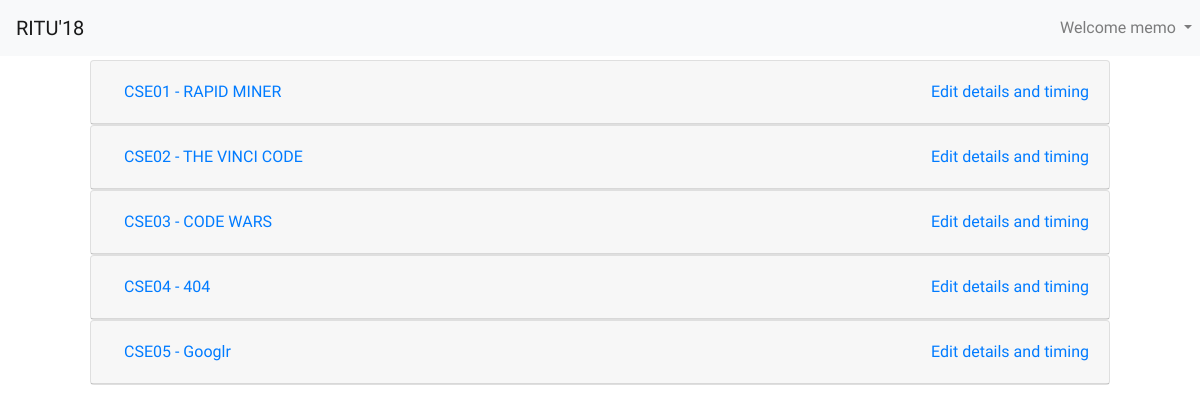
The page /admin_panel (signed in) on the database its author committed.
### EventManagement/models.py (models this page shows, shortened)
class Event(models.Model):
    name = models.CharField(max_length=255)
    code = models.CharField(max_length=10, unique=True)
    organizer = models.ForeignKey(Organizer, on_delete=models.CASCADE)
    timing = models.CharField(max_length=250,null=True)
    additional_data = models.TextField()
    amount = models.CharField(max_length=10, null=True)
    is_team_event = models.BooleanField(default=False)
    venue = models.CharField(max_length=500)

### EventManagement/views.py (the view, shortened to what this page needs)
# urls.py: path('admin_panel', views.admin_panel, name="admin_panel"),
@login_required
def admin_panel(request):
    context = {'event_list': Event.objects.all(), 'workshop_list': Workshop.objects.all(), 'user': request.user}
    if belongs_to_group(request.user, EventVolunteer.GROUP_NAME):
        event_volunteer = EventVolunteer.objects.get(user=request.user)
        context['event_volunteer'] = event_volunteer
        org_events = Event.objects.filter(organizer=event_volunteer.organizer)
        context['event_registrations'] = []
        for i, event in enumerate(org_events):
            context['event_registrations'].append({
                'code': event.code,
                'name': event.name,
                'list': []
            })
            registrations = Registration.objects.filter(event=event)
            for reg in registrations:
                context['event_registrations'][i]['list'].append({
                    'profile': reg.profile.serialize,
                    'additional_data': reg.additional_data,
                })
        org_workshops = Workshop.objects.filter(organizer=event_volunteer.organizer)
        context['workshop_registrations'] = []
        return render(request, 'EventManagement/event_volunteer.html', context)
    elif belongs_to_group(request.user, RegistrationDesk.GROUP_NAME):
        event_volunteer = RegistrationDesk.objects.get(user=request.user)
        context['event_volunteer'] = event_volunteer
        context['p_form'] = ProfileForm()
        return render(request, 'EventManagement/registration_admin.html', context)
    else:
        raise PermissionDenied("Not a authorized to view the page")

### EventManagement/models.py (called while the page is built)
    @property
    def serialize(self):
        return {
            'name':self.name,
            'email':self.email,
            'phone':self.phone,
            'college':self.college,
            'id_code':self.id_code
        }

    def __str__(self):
        return self.name

### EventManagement/utils.py (called while the page is built)
def belongs_to_group(user, group_name):
    return user.groups.filter(name=group_name).exists()

### EventManagement/templates/EventManagement/event_volunteer.html (shortened to what this page needs)
{% extends 'EventManagement/base.html' %}
{% load static %}
{% block link %}
    <link rel="stylesheet" href="{% static 'event_volunteer.css' %}">
{% endblock %}
{% block nav-icons %}
    <div class="collapse navbar-collapse" id="navbarSupportedContent">
        <ul class="navbar-nav mr-auto">
            <li class="nav-item dropdown">
                <a class="nav-link dropdown-toggle" href="#" id="navbarDropdown" role="button" data-toggle="dropdown" aria-haspopup="true" aria-expanded="false">
                   Welcome {{ user.username }}
                </a>
            </li>
        </ul>
    </div>
{% endblock %}
{% block body %}
    <div class="container">
        <div id="accordion">
            {% for reg in event_registrations %}
              <div class="card">
                <div class="card-header" data-toggle="collapse" data-target="#{{ reg.code }}" aria-expanded="false" aria-controls="{{ reg.code }}" id="{{ reg.name }}">
                  <h5 class="mb-0">
                    <button class="btn btn-link" >
                        {{ reg.code }} - {{ reg.name }} <a href="/update/event/{{ reg.code }}">Edit details and timing</a>
                    </button>
                  </h5>
                </div>
              </div>
            {% endfor %}
        </div>
    </div>
{% endblock %}

### EventManagement/templates/EventManagement/base.html (shortened to what this page needs)
{% load static %}
<!doctype html>
<html lang="en">
<head>
    <link rel="stylesheet" href="https://maxcdn.bootstrapcdn.com/bootstrap/4.0.0/css/bootstrap.min.css">
    <link rel="stylesheet" href="{% static 'base.css' %}">
    {% block link %}{% endblock %}
</head>
<body>
<nav class="navbar fixed-top navbar-expand-lg navbar-light bg-light">
    <a class="navbar-brand" href="/">RITU'18</a>
    {% block nav-icons %}
    {% endblock %}
</nav>
{% block body %}
{% endblock %}
</body>

### EventManagement/static/base.css (style rules this page uses)
body { font-family: 'Comfortaa', cursive !important; }
.dropdown { position: absolute; right:0; }
.container { padding: 5% 15%; margin-bottom: 5%; }

### EventManagement/static/event_volunteer.css (style rules this page uses)
.container { padding: 5%; }
.dropdown { position: relative!important; }
.navbar-nav { position: absolute; right: 0; }
button.btn a { right: 20px; position: absolute; }
.card-header { cursor: pointer; }

### rows shown on the page
Event: code "CSE01", name "RAPID MINER"
Event: code "CSE02", name "THE VINCI CODE"
Event: code "CSE03", name "CODE WARS"
Event: code "CSE04", name "404"
Event: code "CSE05", name "Googlr"

### other values the page prints
{{ user.username }} "memo"
